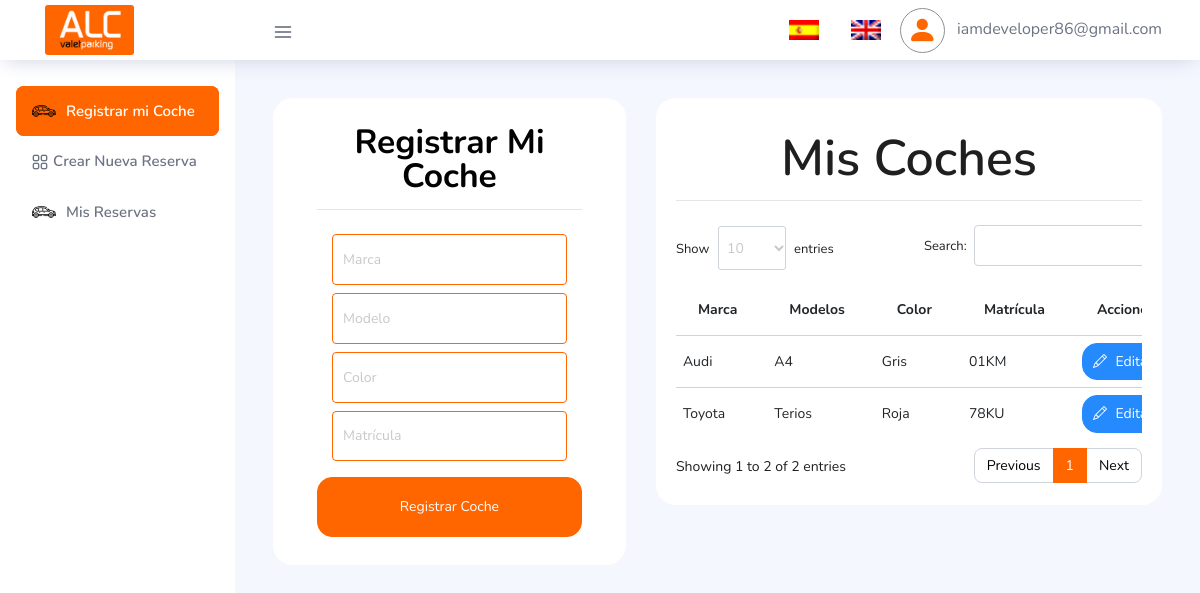
The page /dashboard/AddCoche.php (signed in) on the database its author committed.
### tables this page shows
CREATE TABLE `tbl_vehiculos` (
  `id` int(11) unsigned NOT NULL AUTO_INCREMENT,
  `id_cliente` int(11) DEFAULT NULL,
  `marca_car` varchar(100) DEFAULT NULL,
  `modelo_car` varchar(100) DEFAULT NULL,
  `color_car` varchar(50) DEFAULT NULL,
  `matricula_car` varchar(50) DEFAULT NULL,
  PRIMARY KEY (`id`)
);

### dashboard/funciones.php (called while the page is built, shortened)
<?php
   function getCochesClientes($con, $idClientes)
   {
       $sqlCoches = ("SELECT * FROM tbl_vehiculos WHERE id_cliente = '$idClientes' ORDER BY marca_car");
       $queryC = mysqli_query($con, $sqlCoches);
       return $queryC;
   }
   ?>

### dashboard/AddCoche.php (the view, shortened to what this page needs)
<?php
if (isset($_SESSION['emailUser']) != "" && $_SESSION['rol'] == 0) {
    $IdUser     = $_SESSION['IdUser'];
?>
    <!DOCTYPE html>
    <html lang="es">
    <body>
        <div class="container-scroller">
            <?php include 'bases/navbar.php' ?>
            <div class="container-fluid page-body-wrapper">
                <?php
                include 'bases/nav.php';
                include 'funciones.php';
                $listaCochesClientes = getCochesClientes($con, $IdUser);
                ?>
                <div class="main-panel">
                    <div class="content-wrapper">
                        <div class="row justify-content-md-center">
                            <div class="col-md-5 grid-margin">
                                <div class="card">
                                    <div class="card-body">
                                        <div class="auth-form-light py-2 px-4">
                                            <h1 class="card-title text-center mb-4 title_add_coche">Registrar mi Coche
                                                <hr>
                                            </h1>
                                            <form action="funciones.php" method="post" autocomplete="off">
                                                <div class="col-md-12 mb-2">
                                                    <input type="text" name="marca_car" id="marca_car_placeholder" class="form-control form-control-lg campo_obligatorio" placeholder="Marca" value="<?php echo isset($infoCliente['marca_car']) ? $infoCliente['marca_car'] : ''; ?>" required />
                                                </div>
                                                <div class="col-md-12 mb-2">
                                                    <input type="text" name="modelo_car" id="modelo_car_placeholder" class="form-control form-control-lg campo_obligatorio" placeholder="Modelo" value="<?php echo isset($infoCliente['modelo_car']) ? $infoCliente['modelo_car'] : ''; ?>" required />
                                                </div>
                                                <div class="col-md-12 mb-2">
                                                    <input type="text" name="color_car" id="color_car_placeholder" class="form-control form-control-lg campo_obligatorio" placeholder="Color" value="<?php echo isset($infoCliente['color_car']) ? $infoCliente['color_car'] : ''; ?>" required />
                                                </div>
                                                <div class="col-md-12 mb-2">
                                                    <input type="text" name="matricula_car" id="matricula_car_placeholder" class="form-control form-control-lg campo_obligatorio" placeholder="Matrícula" value="<?php echo isset($infoCliente['matricula_car']) ? $infoCliente['matricula_car'] : ''; ?>" required />
                                                </div>
                                                <div class="mt-3">
                                                    <?php if (isset($infoCliente['id'])) { ?>
                                                        <button type="submit" id="btn_actualizar_coche" class="btn btn-block btn-primary btn-lg font-weight-medium auth-form-btn">
                                                            Actualizar Coche
                                                        </button>
                                                    <?php } else { ?>
                                                        <button type="submit" id="btn_registrar_coche" class="btn btn-block btn-primary btn-lg font-weight-medium auth-form-btn">
                                                            Registrar Coche
                                                        </button>
                                                    <?php } ?>
                                                </div>
                                            </form>
                                        </div>
                                    </div>
                                </div>
                            </div>
                            <div class="col-md-7">
                                <div class="card">
                                    <div class="card-body mt-3">
                                        <h1 class="text-center mb-4">Mis Coches
                                            <hr>
                                        </h1>
                                        <div class="table-responsive">
                                            <table id="MiTabla_coches" class="table table-hover">
                                                <thead>
                                                    <tr>
                                                        <th id="th_marca">Marca</th>
                                                        <th id="th_modelo">Modelos</th>
                                                        <th id="th_color">Color</th>
                                                        <th id="th_matricula">Matrícula</th>
                                                        <th id="th_acciones">Acciones</th>
                                                    </tr>
                                                </thead>
                                                <tbody>
                                                    <?php
                                                    while ($row = mysqli_fetch_array($listaCochesClientes)) { ?>
                                                        <tr>
                                                            <td class="custom_td"><?php echo $row["marca_car"]; ?></td>
                                                            <td class="custom_td"><?php echo $row["modelo_car"]; ?></td>
                                                            <td class="custom_td"><?php echo $row["color_car"]; ?></td>
                                                            <td class="custom_td"><?php echo $row["matricula_car"]; ?></td>
                                                            <td class="custom_td">
                                                                <a href="AddCoche.php?id=<?php echo $row["id"]; ?>" class="btn btn-info btn_padding">
                                                                    <i class="bi bi-pencil"></i>
                                                                    <span class="btn_edit_car">Editar Coche</span>
                                                                </a>
                                                            </td>
                                                        </tr>
                                                    <?php } ?>
                                                </tbody>
                                            </table>
                                        </div>
                                    </div>
                                </div>
                            </div>
                        </div>
                    </div>
                </div>
            </div>
        </div>
    </body>
    </html>
<?php
} else { ?>
    <script type="text/javascript">
        location.href = "../acciones/login/exit.php";
    </script>
<?php }  ?>

### assets/custom/css/custom_css.css (style rules this page uses)
.btn_padding { padding: 10px !important; }
.custom_td { padding: 7px !important; }
.campo_obligatorio { outline: none !important; border: 1px solid #f60 !important; }
.card .card-title { font-size: 2.1rem !important; }
.form-control-lg { padding: 10px !important; }

### rows shown on the page
tbl_vehiculos: marca_car "Audi", modelo_car "A4", color_car "Gris", matricula_car "01KM"
tbl_vehiculos: marca_car "Toyota", modelo_car "Terios", color_car "Roja", matricula_car "78KU"

### other values the page prints
$email "iamdeveloper86@gmail.com"
